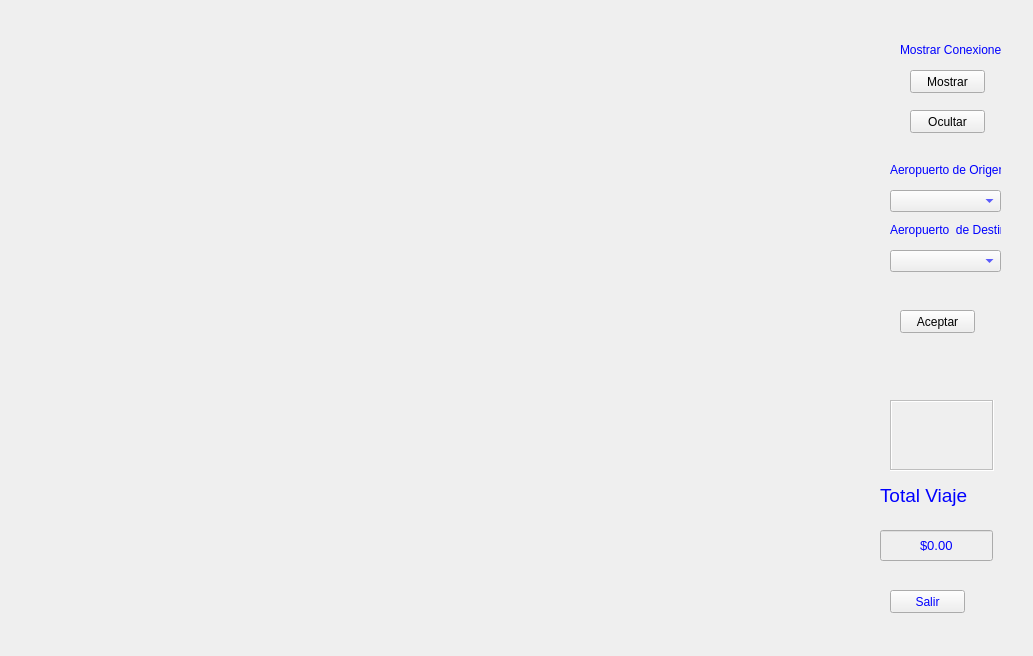
<?xml version="1.0" encoding="UTF-8"?>
<ui version="4.0">
 <class>WindowUser</class>
 <widget class="QMainWindow" name="WindowUser">
  <property name="geometry">
   <rect>
    <x>0</x>
    <y>0</y>
    <width>1033</width>
    <height>656</height>
   </rect>
  </property>
  <property name="windowTitle">
   <string>MainWindow</string>
  </property>
  <property name="windowIcon">
   <iconset resource="Resources.qrc">
    <normaloff>:/imgs/digital-airline.jpg</normaloff>:/imgs/digital-airline.jpg</iconset>
  </property>
  <property name="styleSheet">
   <string notr="true">color: rgb(0, 0, 127);
color: rgb(0, 0, 255)</string>
  </property>
  <widget class="QWidget" name="centralwidget">
   <widget class="QLabel" name="label">
    <property name="geometry">
     <rect>
      <x>30</x>
      <y>30</y>
      <width>811</width>
      <height>601</height>
     </rect>
    </property>
    <property name="cursor">
     <cursorShape>UpArrowCursor</cursorShape>
    </property>
    <property name="styleSheet">
     <string notr="true">border-top-color: rgb(0, 0, 0);</string>
    </property>
    <property name="text">
     <string/>
    </property>
    <property name="pixmap">
     <pixmap resource="Resources.qrc">:/imgs/map.png</pixmap>
    </property>
    <property name="scaledContents">
     <bool>true</bool>
    </property>
   </widget>
   <widget class="QPushButton" name="pushButton">
    <property name="geometry">
     <rect>
      <x>910</x>
      <y>70</y>
      <width>75</width>
      <height>23</height>
     </rect>
    </property>
    <property name="styleSheet">
     <string notr="true">color: rgb(0, 0, 0);</string>
    </property>
    <property name="text">
     <string>Mostrar</string>
    </property>
   </widget>
   <widget class="QLabel" name="label_2">
    <property name="geometry">
     <rect>
      <x>900</x>
      <y>40</y>
      <width>101</width>
      <height>20</height>
     </rect>
    </property>
    <property name="text">
     <string>Mostrar Conexiones</string>
    </property>
   </widget>
   <widget class="QComboBox" name="PaisOrigen">
    <property name="geometry">
     <rect>
      <x>890</x>
      <y>190</y>
      <width>111</width>
      <height>22</height>
     </rect>
    </property>
   </widget>
   <widget class="QComboBox" name="comboBoxPaisDestino">
    <property name="geometry">
     <rect>
      <x>890</x>
      <y>250</y>
      <width>111</width>
      <height>22</height>
     </rect>
    </property>
   </widget>
   <widget class="QPushButton" name="pushButton_2">
    <property name="geometry">
     <rect>
      <x>900</x>
      <y>310</y>
      <width>75</width>
      <height>23</height>
     </rect>
    </property>
    <property name="styleSheet">
     <string notr="true">color: rgb(0, 0, 0);</string>
    </property>
    <property name="text">
     <string>Aceptar</string>
    </property>
   </widget>
   <widget class="QLabel" name="label_3">
    <property name="geometry">
     <rect>
      <x>890</x>
      <y>160</y>
      <width>111</width>
      <height>20</height>
     </rect>
    </property>
    <property name="text">
     <string>Aeropuerto de Origen</string>
    </property>
   </widget>
   <widget class="QLabel" name="label_4">
    <property name="geometry">
     <rect>
      <x>890</x>
      <y>220</y>
      <width>111</width>
      <height>20</height>
     </rect>
    </property>
    <property name="text">
     <string>Aeropuerto  de Destino</string>
    </property>
   </widget>
   <widget class="QLabel" name="label_5">
    <property name="geometry">
     <rect>
      <x>880</x>
      <y>480</y>
      <width>91</width>
      <height>31</height>
     </rect>
    </property>
    <property name="font">
     <font>
      <pointsize>14</pointsize>
     </font>
    </property>
    <property name="text">
     <string>Total Viaje</string>
    </property>
   </widget>
   <widget class="QLineEdit" name="lineEdit">
    <property name="enabled">
     <bool>false</bool>
    </property>
    <property name="geometry">
     <rect>
      <x>880</x>
      <y>530</y>
      <width>113</width>
      <height>31</height>
     </rect>
    </property>
    <property name="font">
     <font>
      <pointsize>10</pointsize>
     </font>
    </property>
    <property name="cursor">
     <cursorShape>ArrowCursor</cursorShape>
    </property>
    <property name="text">
     <string>$0.00</string>
    </property>
    <property name="alignment">
     <set>Qt::AlignCenter</set>
    </property>
   </widget>
   <widget class="QPushButton" name="pushButton_3">
    <property name="geometry">
     <rect>
      <x>890</x>
      <y>590</y>
      <width>75</width>
      <height>23</height>
     </rect>
    </property>
    <property name="text">
     <string>Salir</string>
    </property>
   </widget>
   <widget class="QPushButton" name="pushButton_4">
    <property name="geometry">
     <rect>
      <x>910</x>
      <y>110</y>
      <width>75</width>
      <height>23</height>
     </rect>
    </property>
    <property name="styleSheet">
     <string notr="true">color: rgb(0, 0, 0);</string>
    </property>
    <property name="text">
     <string>Ocultar</string>
    </property>
   </widget>
   <widget class="QTextEdit" name="textEdit">
    <property name="enabled">
     <bool>false</bool>
    </property>
    <property name="geometry">
     <rect>
      <x>890</x>
      <y>400</y>
      <width>104</width>
      <height>71</height>
     </rect>
    </property>
    <property name="mouseTracking">
     <bool>true</bool>
    </property>
    <property name="focusPolicy">
     <enum>Qt::StrongFocus</enum>
    </property>
    <property name="contextMenuPolicy">
     <enum>Qt::DefaultContextMenu</enum>
    </property>
    <property name="layoutDirection">
     <enum>Qt::LeftToRight</enum>
    </property>
    <property name="autoFillBackground">
     <bool>false</bool>
    </property>
    <property name="inputMethodHints">
     <set>Qt::ImhNone</set>
    </property>
    <property name="frameShape">
     <enum>QFrame::Box</enum>
    </property>
    <property name="frameShadow">
     <enum>QFrame::Sunken</enum>
    </property>
    <property name="verticalScrollBarPolicy">
     <enum>Qt::ScrollBarAsNeeded</enum>
    </property>
    <property name="sizeAdjustPolicy">
     <enum>QAbstractScrollArea::AdjustIgnored</enum>
    </property>
   </widget>
   <widget class="QLabel" name="label_6">
    <property name="geometry">
     <rect>
      <x>870</x>
      <y>350</y>
      <width>141</width>
      <height>31</height>
     </rect>
    </property>
    <property name="font">
     <font>
      <pointsize>12</pointsize>
     </font>
    </property>
    <property name="text">
     <string/>
    </property>
   </widget>
  </widget>
  <widget class="QMenuBar" name="menubar">
   <property name="geometry">
    <rect>
     <x>0</x>
     <y>0</y>
     <width>1033</width>
     <height>21</height>
    </rect>
   </property>
  </widget>
 </widget>
 <resources>
  <include location="Resources.qrc"/>
 </resources>
 <connections/>
</ui>
